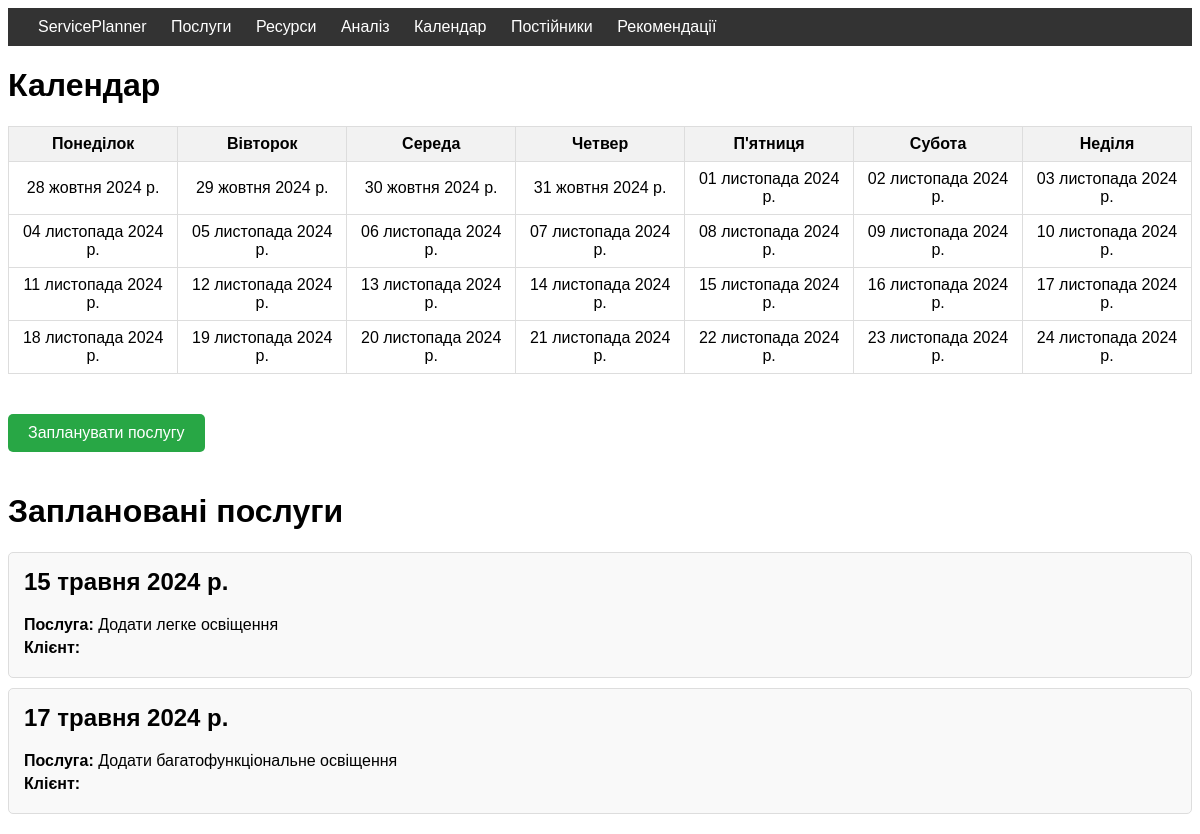
Screenshot of /calendar/ with the database file from the repository.
### ServicePlanner/models.py (models this page shows, shortened)
class FutureServices(models.Model):
    client = models.ForeignKey('Customer', on_delete=models.CASCADE)
    service = models.ForeignKey(Service, on_delete=models.CASCADE, related_name='future_services')
    date = models.DateField()

class Service(models.Model):
    name = models.CharField(max_length=100)
    description = models.TextField()
    price = models.DecimalField(max_digits=10, decimal_places=2)
    duration = models.CharField(max_length=50)
    resources_required = models.ManyToManyField(Resource, through='ServiceResource')

### ServicePlanner/views.py (the view)
# urls.py: path('calendar/', calendar, name='calendar'),
def calendar(request):
    today = datetime.now().date()
    start_date = today - timedelta(days=today.weekday())
    weeks = []
    days_of_week = ['Понеділок', 'Вівторок', 'Середа', 'Четвер', 'П\'ятниця', 'Субота', 'Неділя']
    for i in range(4):  # Генеруємо 4 тижні
        week = []
        for j in range(7):  # 7 днів у тижні
            day_of_week = start_date.strftime('%A')
            week.append((start_date, day_of_week))
            start_date += timedelta(days=1)
        weeks.append(week)
    plans = FutureServices.objects.all()
    return render(request, 'ServicePlanner/calendar.html', {'weeks': weeks, 'days_of_week': days_of_week,
                                                            'plans': plans})

### ServicePlanner/context_processors.py (called while the page is built)
def current_date(request):
    my_current_date = datetime.now().date()
    day_of_week = format_datetime(my_current_date, 'EEEE', locale='uk_UA')
    date_string = my_current_date.strftime('%Y-%m-%d')
    return {
        'my_current_date': my_current_date,
        'day_of_week': day_of_week,
        'date_string': date_string
    }

def display_notifications(request):
    notifications = Notification.objects.all().order_by('-created_at')
    return {'notifications': notifications}

### templates/ServicePlanner/calendar.html (shortened to what this page needs)
{% extends 'ServicePlanner/base.html' %}
{% block content %}
<!DOCTYPE html>
<html lang="en">
<head>
</head>
<body>
    <h1>Календар</h1>
    <table>
        <thead>
            <tr>
                {% for day in days_of_week %}
                <th>{{ day }}</th>
                {% endfor %}
            </tr>
        </thead>
        <tbody>
            {% for week in weeks %}
            <tr>
                {% for date, day_of_week in week %}
                <td>{{ date }}</td>
                {% endfor %}
            </tr>
            {% endfor %}
        </tbody>
    </table>
    <a class="add-service" href="{% url 'add_future_service' %}">Запланувати послугу</a>
    <div class="plans">
        <h1>Заплановані послуги</h1>
        {% for plan in plans %}
        <div class="plan-card">
            <h2>{{ plan.date }}</h2>
            <p><strong>Послуга:</strong> {{ plan.service.name }}</p>
            <p><strong>Клієнт:</strong> {{ plan.client.name }}</p>
        </div>
        {% endfor %}
    </div>
{% endblock %}

### templates/ServicePlanner/calendar.html (style rules this page uses)
body { font-family: Arial, sans-serif; }
table { border-collapse: collapse; width: 100%; margin-bottom: 20px; }
th, td { border: 1px solid #ddd; padding: 8px; text-align: center; }
th { background-color: #f2f2f2; }
td { cursor: pointer; }
.plans { margin: 20px 0; }
.plan-card { border: 1px solid #ddd; border-radius: 5px; padding: 15px; margin-bottom: 10px; background-color: #f9f9f9; }
.plan-card h2 { margin-top: 0; }
.plan-card p { margin: 5px 0; }
.add-service { display: inline-block; margin: 20px 0; padding: 10px 20px; background-color: #28a745; color: white; text-decoration: none; border-radius: 5px; }

### rows the page displays
FutureServices: date "15 травня 2024 р.", service.name "Додати легке освіщення"
FutureServices: date "17 травня 2024 р.", service.name "Додати багатофункціональне освіщення"

### other values shown
{{ day }} "Понеділок" "Вівторок" "Середа" "Четвер" "П'ятниця" "Субота" "Неділя"
{{ date }} "28 жовтня 2024 р." "29 жовтня 2024 р." "30 жовтня 2024 р." "31 жовтня 2024 р." "01 листопада 2024 р." "02 листопада 2024 р." "03 листопада 2024 р." "04 листопада 2024 р." "05 листопада 2024 р." "06 листопада 2024 р." "07 листопада 2024 р." "08 листопада 2024 р." "09 листопада 2024 р." "10 листопада 2024 р." "11 листопада 2024 р." "12 листопада 2024 р." "13 листопада 2024 р." "14 листопада 2024 р." "15 листопада 2024 р." "16 листопада 2024 р." "17 листопада 2024 р." "18 листопада 2024 р." "19 листопада 2024 р." "20 листопада 2024 р." "21 листопада 2024 р." "22 листопада 2024 р." "23 листопада 2024 р." "24 листопада 2024 р."
